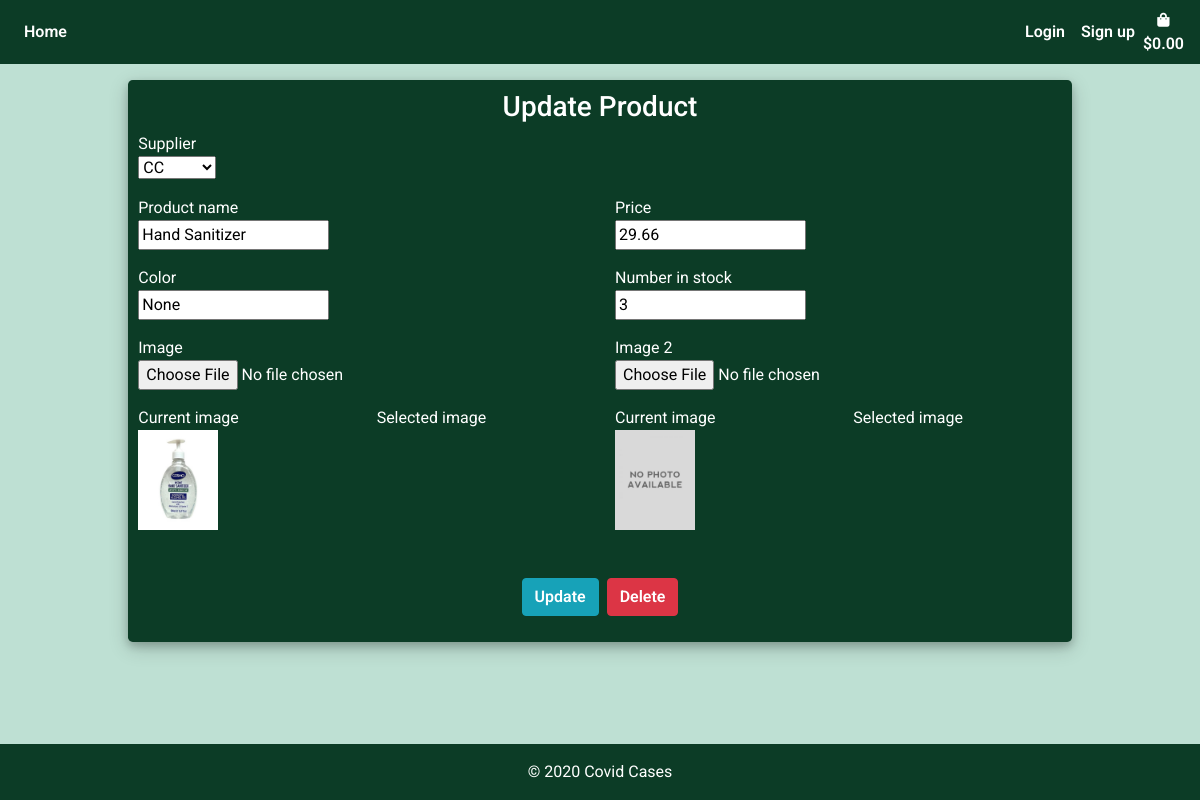
The page /update/14/ on the database as committed earlier.
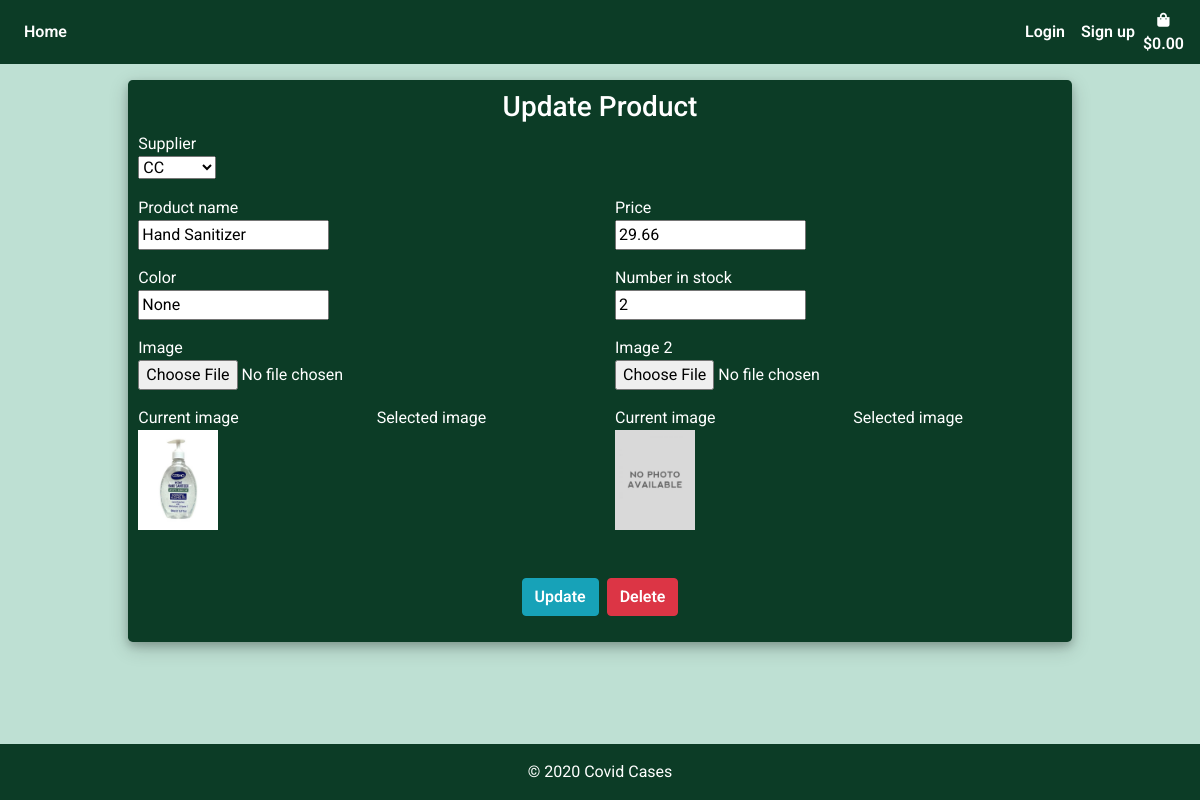
The same page on the database as committed later.
### products/models.py (models this page shows, shortened)
class Product(models.Model):
    product_name = models.CharField(max_length=settings.CONST_PROFILE_ATTR)
    color = models.CharField(max_length=settings.CONST_PROFILE_ATTR)
    price = models.DecimalField(max_digits=6, decimal_places=2)
    image = ResizedImageField(size=[400, 500], crop=['middle', 'center'],quality=100, upload_to='', default='noimage.jpeg')
    image_2 = ResizedImageField(size=[400, 500], crop=['middle', 'center'],quality=100, upload_to='', default='noimage.jpeg', null=True)
    number_in_stock = models.IntegerField(null=True , editable=True, default=0)
    is_active = models.BooleanField(default=True, null=True)
    created_by = models.CharField(max_length=settings.CONST_PROFILE_ATTR, null=True)
    created_date = models.TimeField(auto_now_add=True, null=True)
    supplier = models.ForeignKey(Supplier, on_delete=models.CASCADE, null=True)
    is_deleted = models.BooleanField(default=False, null=True)

### products/views.py (the view)
# urls.py: path('update/<int:id>/', views.update_product, name="update_product"),
def update_product(request, id):
    product = Product.objects.get(id=id)
    if request.method == "POST":
        form = ProductForm(request.POST, request.FILES, instance=product)
        if form.is_valid():
            form.save()
            return redirect(reverse("products"))
    else:
        form = ProductForm(request.POST or None, instance=product)
    context = {
        "form": form,
        "product": product,
    }
    return render(request, "products/products_form.html", context)

### products/forms.py
class ProductForm(forms.ModelForm):
    image = forms.ImageField(required=False, widget=forms.FileInput)
    image_2 = forms.ImageField(required=False, widget=forms.FileInput)
    supplier = forms.ModelChoiceField(queryset=Supplier.objects.all(), label='Supplier', widget=forms.Select)
    class Meta:
        model = Product
        fields = ["product_name", "color",
        "price","image", "image_2", "number_in_stock", "supplier"]
    def __init__(self, *args, **kwargs):
        super(ProductForm, self).__init__(*args, **kwargs)
        for fieldname in ["product_name", "color",
        "price","image", "image_2", "number_in_stock", "supplier"]:
            self.fields[fieldname].helper = FormHelper()

### products/models.py (called while the page is built)
    def __str__(self):
        return self.supplier_name

### products/templates/products/products_form.html (shortened to what the changed rows need)
{% extends 'base.html'%}
{% load static %}
{% load crispy_forms_tags %}
{% block content %}
    <div class="container h-100 mt-3">
		<div class="justify-content-center h-100">
			<div class="product_card">
				<div class="justify-content-center form_container">
					<form class="form-group mx-auto" method="POST" enctype="multipart/form-data">
                            <div class="row">
                                <div class="col-md-6 mb-3">
                                    {{ form.supplier.label }}
                                    <br>
                                    {{ form.supplier }}
                                </div>
                            </div>
                            <div class="row">
                                <div class="col-md-6 mb-3">
                                    {{ form.product_name.label }}
                                    <br>
                                    {{ form.product_name }}
                                </div>
                                <div class="col-md-6 mb-3">
                                    {{ form.price.label }}
                                    <br>
                                    {{ form.price }}
                                </div>
                            </div>
                            <div class="row">
                                <div class="col-md-6 mb-3">
                                    {{ form.color.label }}
                                    <br>
                                    {{ form.color }}
                                </div>
                                <div class="col-md-6 mb-3">
                                    {{ form.number_in_stock.label }}
                                    <br>
                                    {{ form.number_in_stock }}
                                </div>
                            </div>
                            <div class="row">
                                <div class="col-md-6 mb-3">
                                    {{ form.image.label }}
                                    <br>
                                    {{ form.image }}
                                </div>
                                <div class="col-md-6 mb-3">
                                    {{ form.image_2.label }}
                                    <br>
                                    {{ form.image_2 }}
                                </div>
                            </div>
                            <div class="row">
                                <div class="col-md-3 mb-3">
                                    <h8>Current image</h8>
                                    <br>
                                    <img class="img-fluid" style="height:6.25rem;" src="{{ form.instance.image.url }}" />
                                </div>
                                <div class="col-md-3 mb-3 offset-md-1">
                                    <h8>Current image</h8>
                                    <br>
                                    <img class="img-fluid" style="height:6.25rem;" src="{{ form.instance.image_2.url }}" />
                                </div>
                            </div>
					</form>
				</div>
		</div>
	</div>
{% endblock %}

Rows that differ between the two databases and show on the page:
changed Product "CC": number_in_stock "3" → "2"
